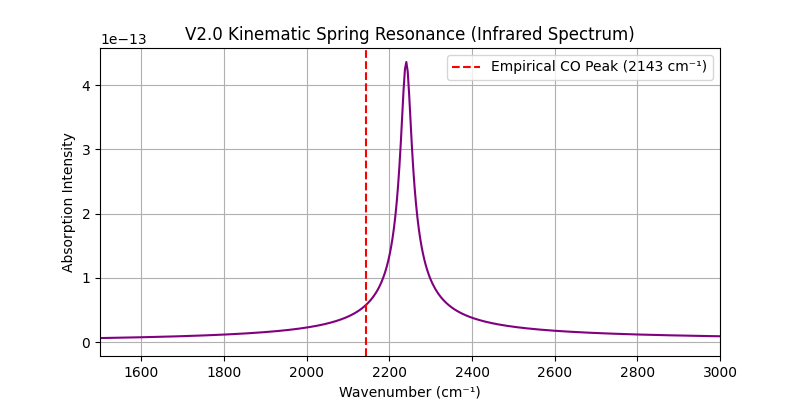

Reproduce this figure in Python.
import numpy as np
import matplotlib.pyplot as plt
import os
from scipy.fft import fft, fftfreq

def simulate_ir_spring():
    print("Running V2.0 IR Spring Resonance Simulation...")
    
    # Simulating a diatomic bond (e.g., CO) as a kinematic spring in a viscous Field Medium.
    # Classical damped harmonic oscillator, no quantum harmonic oscillator levels.
    
    t = np.linspace(0, 10e-12, 5000) # 10 picoseconds
    dt = t[1] - t[0]
    
    # Parameters for Carbon Monoxide (CO)
    k = 1902.0 # Force constant N/m
    mu = 1.139e-26 # Reduced mass kg
    
    omega_0 = np.sqrt(k / mu) # Natural angular frequency
    
    # Viscous drag of the field medium (damping factor)
    gamma = 5e12
    
    # Initial displacement (thermal collision)
    x0 = 1e-11 # 0.1 Angstroms
    v0 = 0.0
    
    x = np.zeros_like(t)
    v = np.zeros_like(t)
    x[0] = x0
    v[0] = v0
    
    # Euler integration for damped oscillator
    for i in range(1, len(t)):
        a = -(k/mu) * x[i-1] - gamma * v[i-1]
        v[i] = v[i-1] + a * dt
        x[i] = x[i-1] + v[i] * dt
        
    # Perform FFT to find the absorption peak
    N = len(t)
    yf = fft(x)
    xf = fftfreq(N, dt)[:N//2]
    
    # Convert frequency (Hz) to wavenumber (cm^-1)
    c = 2.9979e10 # Speed of light in cm/s
    wavenumbers = xf / c
    
    spectrum = 2.0/N * np.abs(yf[0:N//2])
    
    plt.figure(figsize=(8, 4))
    plt.plot(wavenumbers, spectrum, color='purple')
    plt.axvline(2143, color='red', linestyle='--', label='Empirical CO Peak (2143 cm⁻¹)')
    plt.title("V2.0 Kinematic Spring Resonance (Infrared Spectrum)")
    plt.xlabel("Wavenumber (cm⁻¹)")
    plt.ylabel("Absorption Intensity")
    plt.xlim(1500, 3000)
    plt.legend()
    plt.grid(True)
    
    save_path = os.path.join(os.path.dirname(__file__), "ir_spring_resonance.png")
    plt.savefig(save_path)
    print(f"Plot saved to {save_path}")

if __name__ == "__main__":
    simulate_ir_spring()
